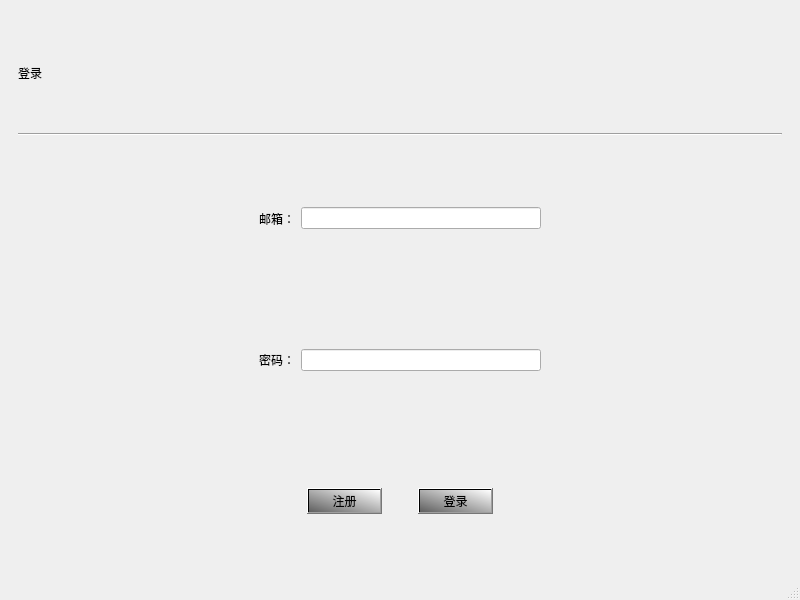
<?xml version="1.0" encoding="UTF-8"?>
<ui version="4.0">
 <class>login</class>
 <widget class="QMainWindow" name="login">
  <property name="geometry">
   <rect>
    <x>0</x>
    <y>0</y>
    <width>800</width>
    <height>600</height>
   </rect>
  </property>
  <property name="windowTitle">
   <string>MainWindow</string>
  </property>
  <widget class="QWidget" name="centralwidget">
   <layout class="QVBoxLayout" name="verticalLayout_2">
    <item>
     <widget class="QWidget" name="widget_3" native="true">
      <layout class="QVBoxLayout" name="verticalLayout">
       <item>
        <widget class="QLabel" name="label_3">
         <property name="styleSheet">
          <string notr="true">
font: 87 16pt &quot;Arial Black&quot;;
</string>
         </property>
         <property name="text">
          <string>登录</string>
         </property>
        </widget>
       </item>
       <item>
        <widget class="Line" name="line">
         <property name="orientation">
          <enum>Qt::Horizontal</enum>
         </property>
        </widget>
       </item>
      </layout>
     </widget>
    </item>
    <item>
     <widget class="QWidget" name="widget" native="true">
      <layout class="QHBoxLayout" name="horizontalLayout">
       <item>
        <spacer name="horizontalSpacer">
         <property name="orientation">
          <enum>Qt::Horizontal</enum>
         </property>
         <property name="sizeHint" stdset="0">
          <size>
           <width>40</width>
           <height>20</height>
          </size>
         </property>
        </spacer>
       </item>
       <item>
        <widget class="QLabel" name="label2">
         <property name="styleSheet">
          <string notr="true">font: 12pt &quot;Arial&quot;;
</string>
         </property>
         <property name="text">
          <string>邮箱：</string>
         </property>
        </widget>
       </item>
       <item>
        <widget class="QLineEdit" name="LIneEmail"/>
       </item>
       <item>
        <spacer name="horizontalSpacer3">
         <property name="orientation">
          <enum>Qt::Horizontal</enum>
         </property>
         <property name="sizeHint" stdset="0">
          <size>
           <width>40</width>
           <height>20</height>
          </size>
         </property>
        </spacer>
       </item>
      </layout>
     </widget>
    </item>
    <item>
     <widget class="QWidget" name="widget_4" native="true">
      <layout class="QHBoxLayout" name="horizontalLayout_3">
       <item>
        <spacer name="horizontalSpacer_2">
         <property name="orientation">
          <enum>Qt::Horizontal</enum>
         </property>
         <property name="sizeHint" stdset="0">
          <size>
           <width>40</width>
           <height>20</height>
          </size>
         </property>
        </spacer>
       </item>
       <item>
        <widget class="QLabel" name="label">
         <property name="styleSheet">
          <string notr="true">font: 12pt &quot;Arial&quot;;
</string>
         </property>
         <property name="text">
          <string>密码：</string>
         </property>
        </widget>
       </item>
       <item>
        <widget class="QLineEdit" name="LinePassword">
         <property name="echoMode">
          <enum>QLineEdit::Password</enum>
         </property>
        </widget>
       </item>
       <item>
        <spacer name="horizontalSpacer_4">
         <property name="orientation">
          <enum>Qt::Horizontal</enum>
         </property>
         <property name="sizeHint" stdset="0">
          <size>
           <width>40</width>
           <height>20</height>
          </size>
         </property>
        </spacer>
       </item>
      </layout>
     </widget>
    </item>
    <item>
     <widget class="QWidget" name="widget2" native="true">
      <layout class="QHBoxLayout" name="horizontalLayout_2">
       <item>
        <spacer name="horizontalSpacer5">
         <property name="orientation">
          <enum>Qt::Horizontal</enum>
         </property>
         <property name="sizeHint" stdset="0">
          <size>
           <width>40</width>
           <height>20</height>
          </size>
         </property>
        </spacer>
       </item>
       <item>
        <widget class="QPushButton" name="registerButton">
         <property name="styleSheet">
          <string notr="true">background-color: qlineargradient(spread:reflect, x1:0, y1:1, x2:1, y2:0, stop:0 rgba(95, 95, 95, 255), stop:1 rgba(255, 255, 255, 255));
font: 11pt &quot;Arial&quot;;

</string>
         </property>
         <property name="text">
          <string>注册</string>
         </property>
        </widget>
       </item>
       <item>
        <spacer name="horizontalSpacer_7">
         <property name="orientation">
          <enum>Qt::Horizontal</enum>
         </property>
         <property name="sizeType">
          <enum>QSizePolicy::Fixed</enum>
         </property>
         <property name="sizeHint" stdset="0">
          <size>
           <width>30</width>
           <height>20</height>
          </size>
         </property>
        </spacer>
       </item>
       <item>
        <widget class="QPushButton" name="loginButton">
         <property name="styleSheet">
          <string notr="true">background-color: qlineargradient(spread:reflect, x1:0, y1:1, x2:1, y2:0, stop:0 rgba(95, 95, 95, 255), stop:1 rgba(255, 255, 255, 255));
font: 11pt &quot;Arial&quot;;

</string>
         </property>
         <property name="text">
          <string>登录</string>
         </property>
        </widget>
       </item>
       <item>
        <spacer name="horizontalSpacer_6">
         <property name="orientation">
          <enum>Qt::Horizontal</enum>
         </property>
         <property name="sizeHint" stdset="0">
          <size>
           <width>40</width>
           <height>20</height>
          </size>
         </property>
        </spacer>
       </item>
      </layout>
     </widget>
    </item>
   </layout>
  </widget>
  <widget class="QStatusBar" name="statusbar"/>
 </widget>
 <resources/>
 <connections/>
</ui>
